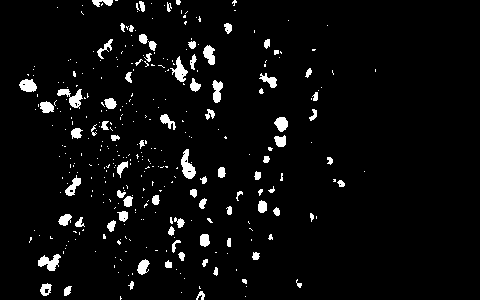
#> input picture detection/data/frame0002_bw.png, 480 x 300 px
$ jupyter execute fix_image.ipynb   (shell and % lines are left out)
#> lines starting #> are read from the running program, lines starting #| are printed output that depends on the picture; after the words box and inside, x2 and y2 are one past the last pixel; in counts of white or black regions, pixels touching at a corner belong together
[cell 1]
import os
import sys
import matplotlib.pyplot as plt
import numpy as np

sys.path.append(os.path.join(os.getcwd(), '..'))

from aye.preprocessing import *
import cv2

[cell 2]
fig = plt.figure(figsize=(9, 9))
im_bw = cv2.imread('../data/frame0002_bw.png', cv2.IMREAD_GRAYSCALE)
#> im_bw: shape (300, 480); 4.5% white; 348 white regions (266 under 20 px), largest, box (x1, y1, x2, y2) and area: (181, 149, 196, 179) 245, (57, 89, 83, 109) 227, (38, 254, 61, 271) 220
im_pos = cv2.imread('../data/frame0002_positive.png', cv2.IMREAD_GRAYSCALE)
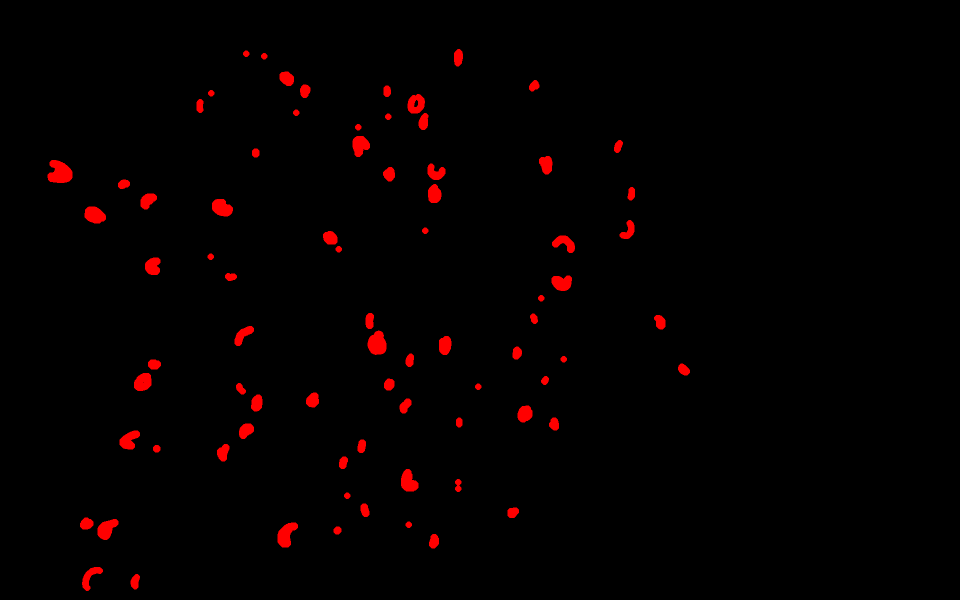
#> input picture detection/data/frame0002_positive.png, 1920 x 1200 px (shown at 1/2 size)
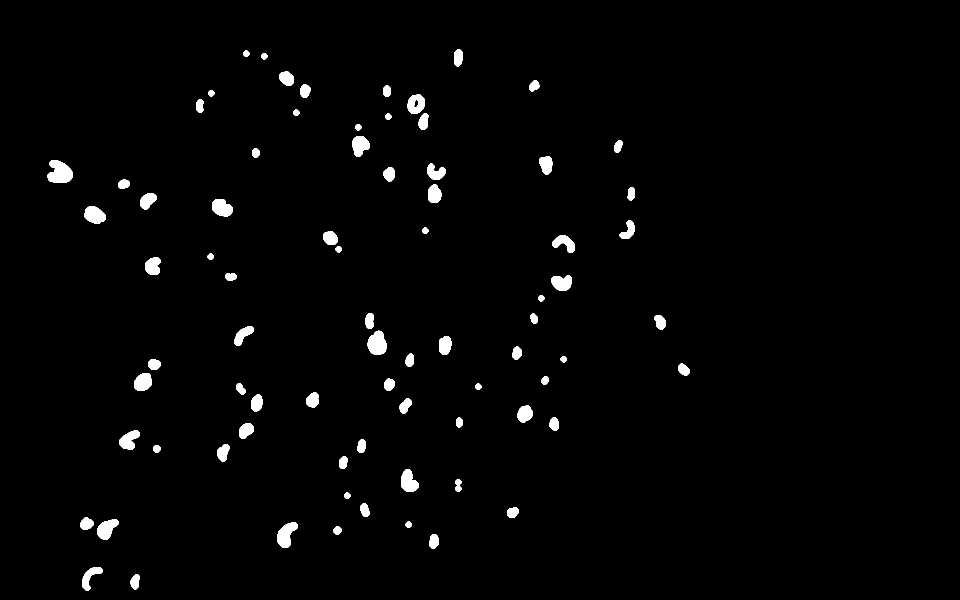
#> im_pos: shape (1200, 1920) (shown at 1/2 size); values 0 (black) and 76 (white), 1.8% white; 78 white regions, largest, box (x1, y1, x2, y2) and area: (95, 320, 145, 366) 1695, (735, 661, 773, 710) 1395, (555, 1045, 596, 1095) 1262
plt.imshow(im_bw, cmap=plt.cm.gray)

[cell 3]
fig = plt.figure(figsize=(18, 9))

n = 3
kernel_square = np.ones((n, n), np.uint8)
kernel_ellipse = cv2.getStructuringElement(cv2.MORPH_ELLIPSE, (n, n))
bw_open = cv2.morphologyEx(im_bw, cv2.MORPH_OPEN, kernel_ellipse)
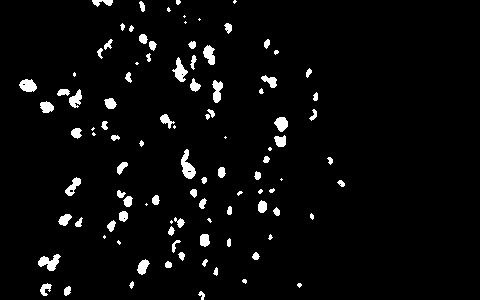
#> bw_open: shape (300, 480); 3.8% white; 101 white regions (24 under 20 px), largest, box (x1, y1, x2, y2) and area: (181, 149, 196, 179) 237, (38, 254, 61, 271) 212, (172, 57, 188, 82) 187

bw_close = cv2.morphologyEx(bw_open, cv2.MORPH_CLOSE, kernel_ellipse)
#> bw_close: shape (300, 480); 3.8% white; 98 white regions (23 under 20 px)

ax = fig.add_subplot(121)
ax.imshow(bw_open, cmap=plt.cm.gray)


ax = fig.add_subplot(122)
plt.imshow(bw_close, cmap=plt.cm.gray)

# For now we use bw_open
bw = bw_open
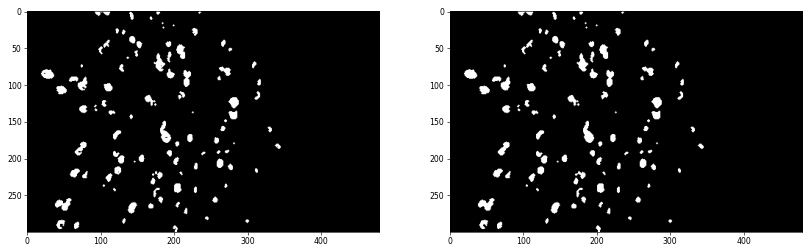
#> figure drawn by matplotlib, 2 panels

[cell 4]
# Find contours
# Make a copy of bw because findCountours modifies input
bw_copy = np.array(bw_open, dtype=np.uint8, copy=True)

# We use EXTERNAL, because we want to fill all the holes
cs, _ = cv2.findContours(bw_copy, mode=cv2.RETR_EXTERNAL, method=cv2.CHAIN_APPROX_SIMPLE)
#> cs = 101 contours, 36 with area under 20; largest, box (x1, y1, x2, y2) and area: (181, 149, 196, 179) 206, (38, 254, 61, 271) 178, (172, 57, 188, 82) 158, (19, 79, 37, 92) 152, (212, 80, 223, 103) 138

# Draw the contours to visualize it
color = cv2.cvtColor(bw_open, cv2.COLOR_GRAY2BGR)
cv2.drawContours(color, cs, -1, color=(0,255,0), thickness=1)
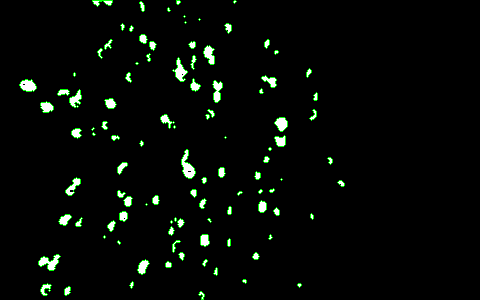
#> color: shape (300, 480, 3); mean B, G, R 5.8, 9.7, 5.8
fig = plt.figure(figsize=(9,9))
plt.imshow(color)

[cell 5]
# Now we redraw the contour on a grayscale image to have the filled version
# Notice all holes are filed
filled = np.zeros_like(bw)
cv2.drawContours(filled, cs, -1, color=255, thickness=-1)
#> filled: shape (300, 480); 3.8% white; 101 white regions (24 under 20 px), largest, box (x1, y1, x2, y2) and area: (181, 149, 196, 179) 240, (38, 254, 61, 271) 212, (172, 57, 188, 82) 188
filled_mask = (filled == 255)
fig = plt.figure(figsize=(9,9))
plt.imshow(filled, cmap=plt.cm.gray)

[cell 6]
for cnt in cs:
    x, y, w, h = cv2.boundingRect(cnt)
    cv2.rectangle(color, (x, y), (x + w, y + h), color=(255,0,0), thickness=1)
#> this loop made 101 passes
#> (x, y, w, h) on passes 1 to 12: (198, 291, 7, 9), (64, 286, 7, 10), (297, 283, 5, 5), (40, 283, 12, 13), (129, 281, 5, 8), (242, 279, 5, 5), (213, 267, 5, 9), (165, 261, 7, 7), (202, 259, 6, 8), (137, 259, 13, 16), (38, 254, 23, 17), (252, 252, 8, 8)
#> (cnt, x, y, w, h) on passes 31, 42, 53, 58: ([[146, 203], [145, 204], [146, 205], [147, 204]], 145, 203, 3, 3), ([[281, 178], [280, 179], [281, 180], [282, 179]], 280, 178, 3, 3), ([[225, 136], [224, 137], [225, 138], [226, 137]], 224, 136, 3, 3), ([[93, 127], [91, 129], [92, 130], [94, 128]], 91, 127, 4, 4)
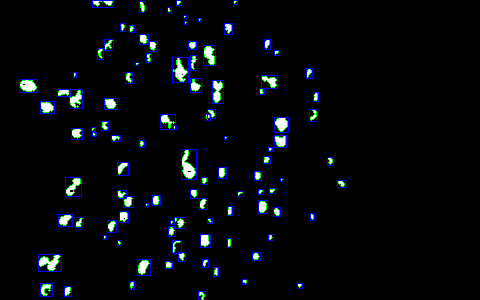
#> color: shape (300, 480, 3); 2.4% of pixels changed, all inside (x1, y1, x2, y2) = (19, 0, 346, 300)
fig = plt.figure(figsize=(9,9))
plt.imshow(color)

[cell 7]
# Some other parameters that can be found in matlab regionprops
# Don't know if we need them, lets see
# http://stackoverflow.com/questions/9056646/python-opencv-find-black-areas-in-a-binary-image
# filled_area: number of pixels filled
filled_area = np.sum(filled_mask)
#> filled_area = 5489
print('filled area: {0}'.format(filled_area))
#| filled area: 5489

[cell 8]
# pixel idx list
pixel_idx_list = filled_mask.nonzero()
#> pixel_idx_list = 5489 positions, rows 0 to 299, columns 19 to 344
print(pixel_idx_list)
#> (printed output is left out)
